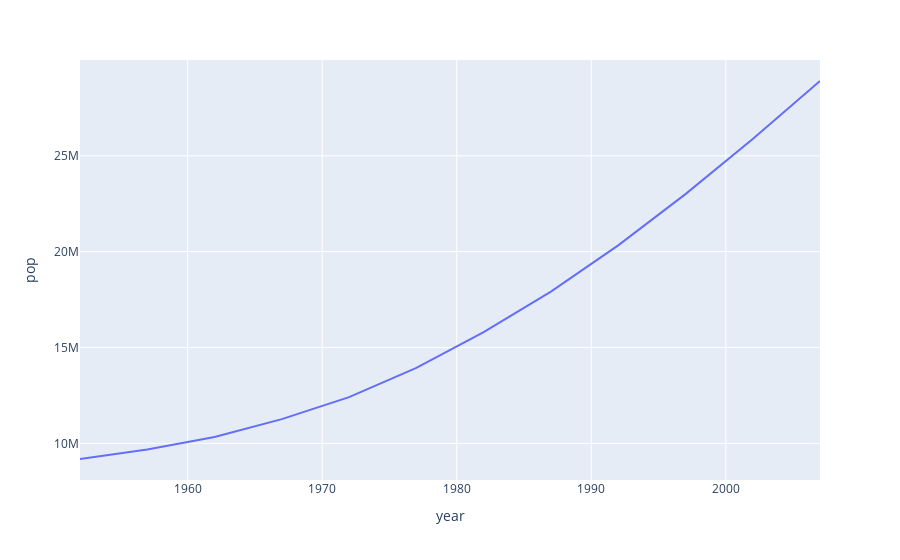

Source (notebook cell):
### Markdown cell above
### Plot the line graph for the same data with Plotly

### Code cell
fig = px.line(df_nepal, x='year', y='pop')
fig.show()

### Figure 1 — Plotly figure (JSON) as saved in the notebook; plotly's stock layout.template omitted (floating-point values rounded to 4 significant figures)
{"data": [{"hovertemplate": "year=%{x}<br>pop=%{y}<extra></extra>", "legendgroup": "", "line": {"color": "#636efa", "dash": "solid"}, "marker": {"symbol": "circle"}, "mode": "lines", "name": "", "orientation": "v", "showlegend": false, "type": "scatter", "x": [1952, 1957, 1962, 1967, 1972, 1977, 1982, 1987, 1992, 1997, 2002, 2007], "xaxis": "x", "y": [9182536, 9682338, 10332057, 11261690, 12412593, 13933198, 15796314, 17917180, 20326209, 23001113, 25873917, 28901790], "yaxis": "y"}], "layout": {"legend": {"tracegroupgap": 0}, "margin": {"t": 60}, "xaxis": {"anchor": "y", "domain": [0, 1], "title": {"text": "year"}}, "yaxis": {"anchor": "x", "domain": [0, 1], "title": {"text": "pop"}}}}
